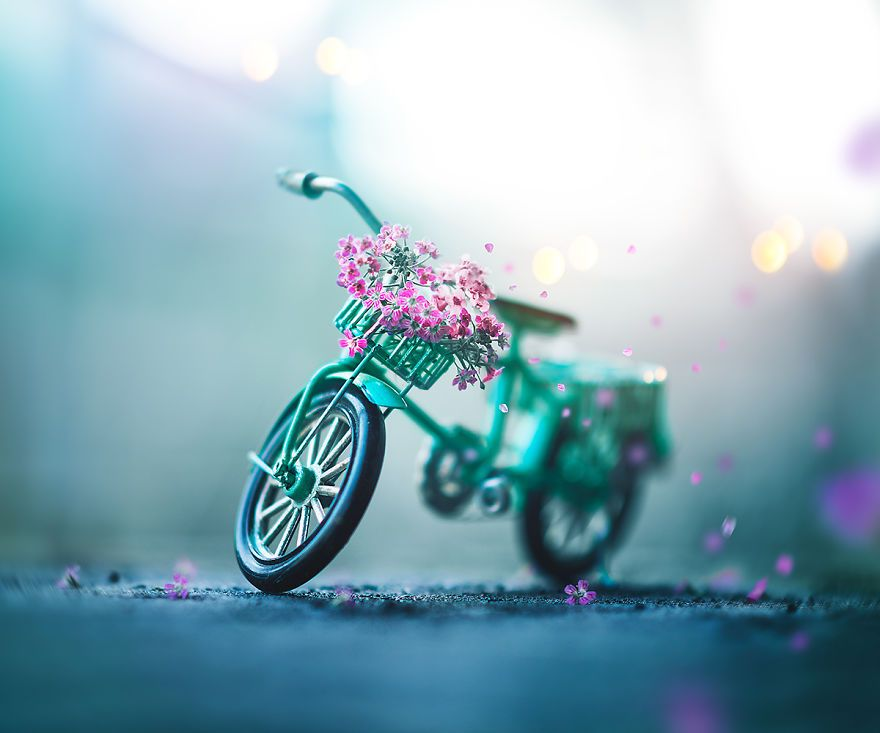
#> input picture Task-2/bicycle.jpg, 880 x 733 px
$ jupyter execute ImageConversionML-Ashwini.ipynb
#> lines starting #> are read from the running program, lines starting #| are printed output that depends on the picture
# Name - Ashwini Nitin More
# Data Science Intern @ LetsGrowMore

## Task 2
## Beginner Level
## Name of Project : Image to Pencil SKetch with Python

# Importing The Libraries

[cell 1]
import cv2
import numpy as np
from PIL import Image
from IPython.display import display

# Read the Image

[cell 2]
img = cv2.imread("bicycle.jpg")
#> img is the input picture: shape (733, 880, 3); mean B, G, R 182.5, 171, 137.3

[cell 3]
img = cv2.cvtColor(img,cv2.COLOR_BGR2RGB)

[cell 4]
display(Image.fromarray(img))

# Converting the Original Image into Grayscale

[cell 5]
grayImg = cv2.cvtColor(img, cv2.COLOR_BGR2GRAY)
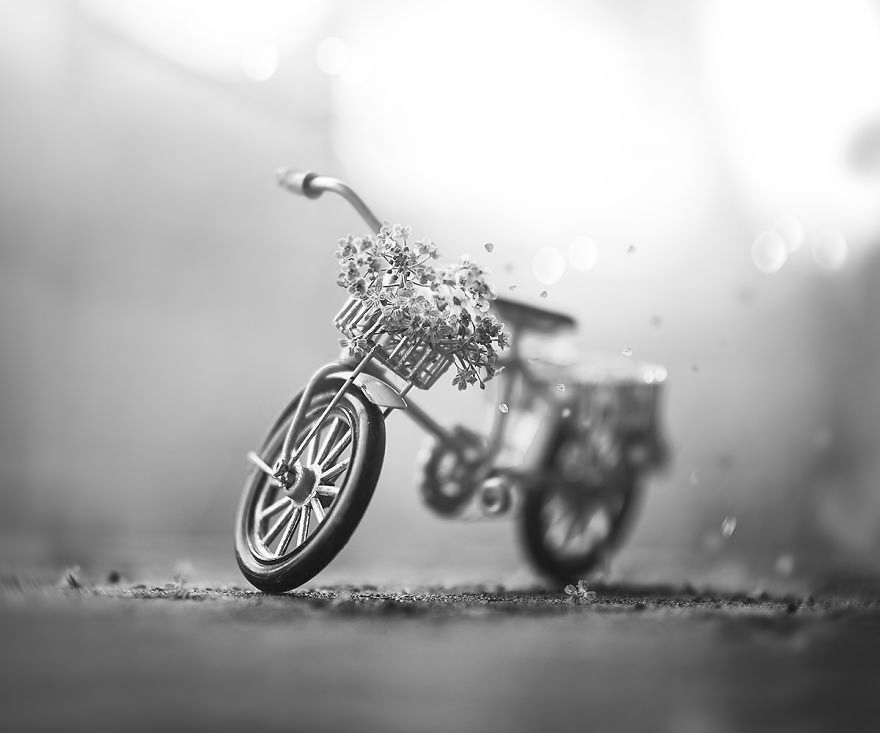
#> grayImg: shape (733, 880); min 3, max 255, mean 170.6
display(Image.fromarray(grayImg))

# Inverting the Grayscale Image

[cell 6]
inv_grayImg = 255 - grayImg
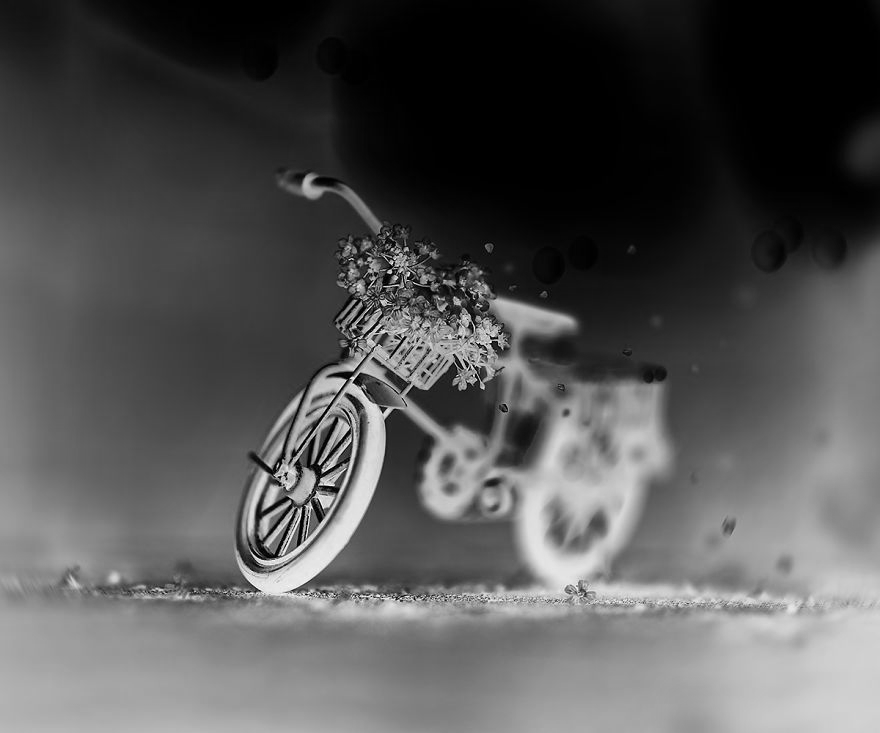
#> inv_grayImg: shape (733, 880); min 0, max 252, mean 84.4

[cell 7]
inv_grayImg

[cell 8]
display(Image.fromarray(inv_grayImg))

# Blur the Image

[cell 9]
blur_img = cv2.GaussianBlur(inv_grayImg, (35,35), 0)
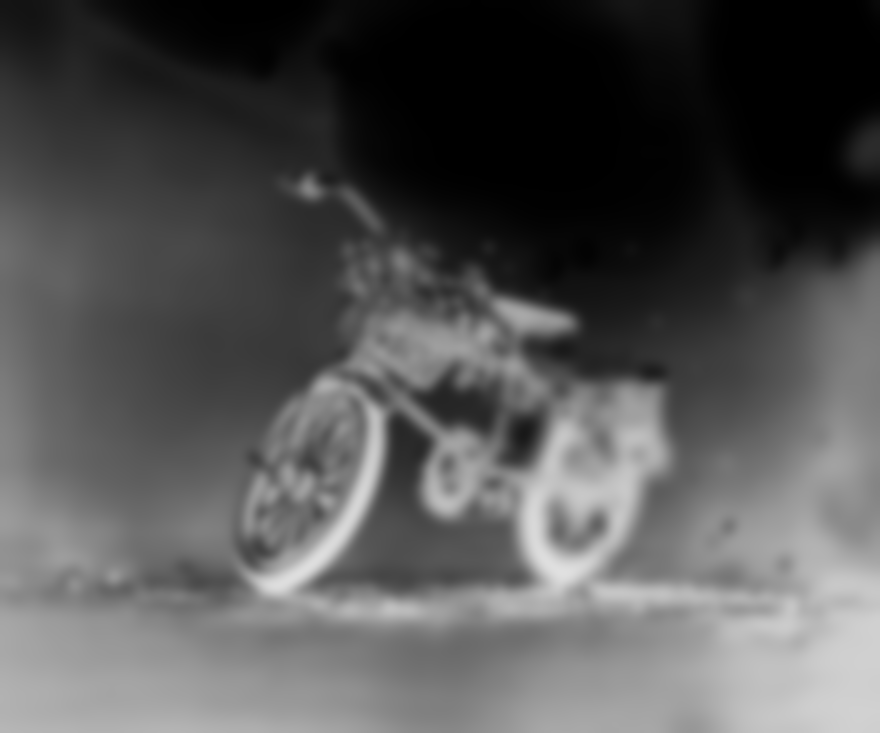
#> blur_img: shape (733, 880); min 0, max 224, mean 84.4

[cell 10]
display(Image.fromarray(blur_img))

# Mixing the grayscale image and inverted blur image

[cell 11]
inv_blurImg = 255 - blur_img
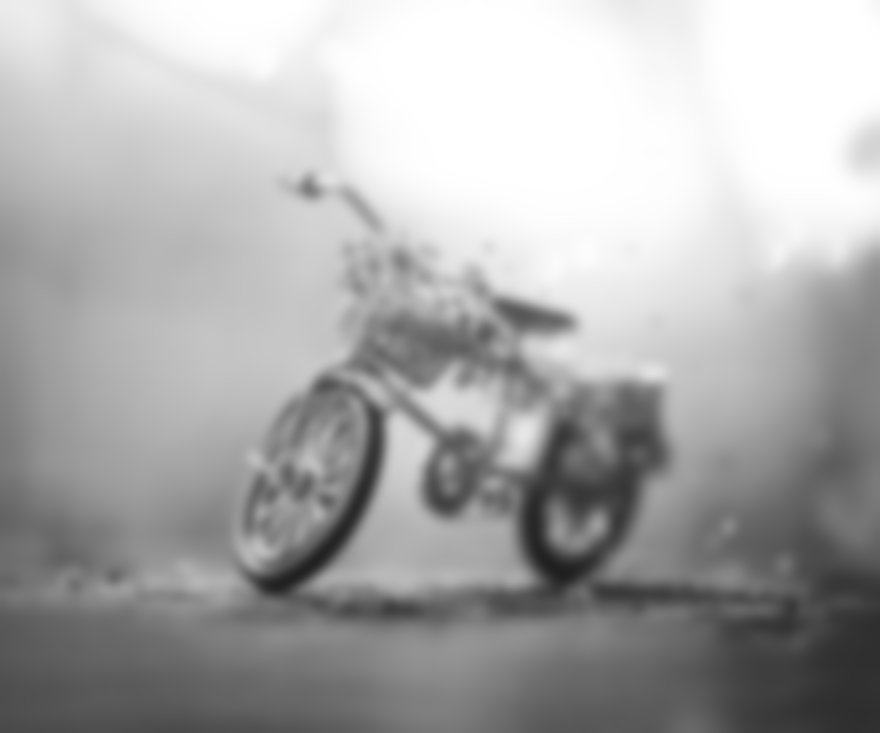
#> inv_blurImg: shape (733, 880); min 31, max 255, mean 170.6

[cell 12]
inv_blurImg

[cell 13]
display(Image.fromarray(inv_blurImg))

[cell 14]
def mix(grayImg, blur_img):
    return cv2.divide(grayImg, inv_blurImg, scale = 210.0)
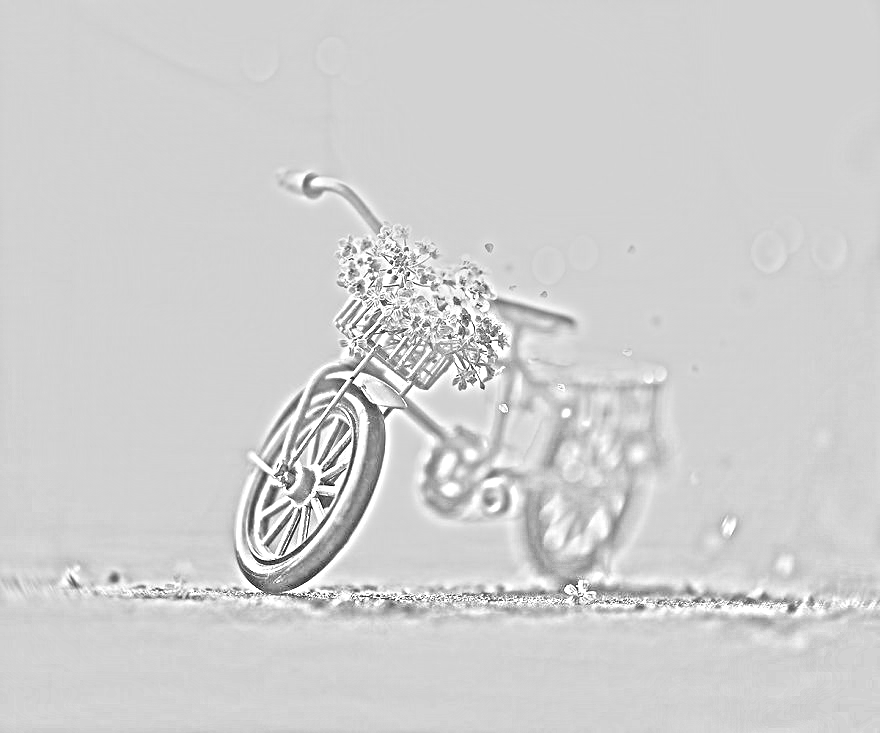
#> returned value: shape (733, 880); min 5, max 255, mean 207.9
